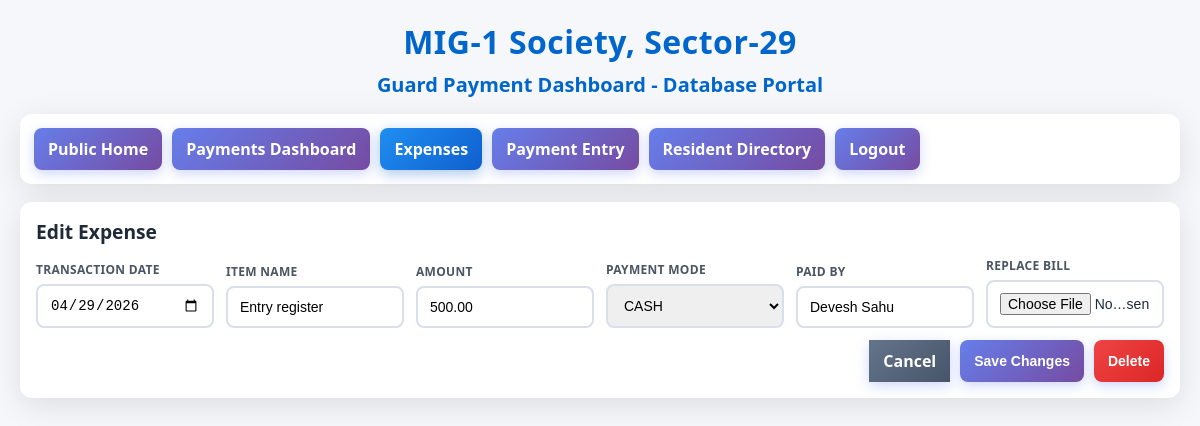
The app's page /expenses/3/edit (signed in) with its own data.
### tables this page shows
CREATE TABLE expenses (
              id INTEGER PRIMARY KEY AUTOINCREMENT,
              transaction_date TEXT NOT NULL,
              item_name TEXT NOT NULL,
              amount REAL NOT NULL,
              payment_mode TEXT,
              paid_by TEXT,
              bill_image_path TEXT,
              created_at TEXT NOT NULL DEFAULT CURRENT_TIMESTAMP,
              updated_at TEXT NOT NULL DEFAULT CURRENT_TIMESTAMP
            , quantity TEXT);

### app.py (the view, shortened to what this page needs)
@app.route("/expenses/<int:expense_id>/edit", methods=["GET", "POST"])
def expenses_edit(expense_id: int):
    auth_redirect = require_login()
    if auth_redirect:
        return auth_redirect
    db = get_db()
    row = db.execute(
        "SELECT id, transaction_date, item_name, amount, payment_mode, paid_by, bill_image_path FROM expenses WHERE id=?",
        (expense_id,),
    ).fetchone()
    if not row:
        flash("Expense record not found.", "error")
        return redirect(url_for("expenses"))
    return render_template(
        "expenses_edit.html",
        active_page="expenses",
        row=row,
        transaction_date_iso=_format_db_date_to_iso(row["transaction_date"]),
    )

### app.py (called while the page is built)
def _connect_db() -> DBConnection:
    if IS_POSTGRES:
        import psycopg
        raw = psycopg.connect(DATABASE_URL)
        return DBConnection(raw, "postgres")
    raw = sqlite3.connect(DB_PATH)
    raw.row_factory = sqlite3.Row
    return DBConnection(raw, "sqlite")

def get_db() -> DBConnection:
    if "db" not in g:
        g.db = _connect_db()
    return g.db

def is_logged_in() -> bool:
    return session.get("is_authenticated") is True

def require_login():
    if not is_logged_in():
        flash("Please login to access this page.", "error")
        return redirect(url_for("login", next=request.path))
    return None

@app.context_processor
def inject_auth_state():
    return {"is_authenticated": is_logged_in()}

@app.after_request
def add_cors_headers(response):
    origin = request.headers.get("Origin", "")
    if origin:
        response.headers["Access-Control-Allow-Origin"] = origin
        response.headers["Vary"] = "Origin"
    else:
        response.headers["Access-Control-Allow-Origin"] = "*"
    response.headers["Access-Control-Allow-Headers"] = "Content-Type, Authorization"
    response.headers["Access-Control-Allow-Methods"] = "GET, POST, PUT, DELETE, OPTIONS"
    return response

@app.before_request
def handle_preflight():
    if request.method == "OPTIONS":
        return ("", 204)
    return None

def _normalize_date_to_iso(date_str: str | None) -> str | None:
    if not date_str:
        return None
    val = date_str.strip()
    if not val:
        return None
    if len(val) == 10 and val[4] == "-" and val[7] == "-":
        return val
    if "/" in val:
        parts = val.split("/")
        if len(parts) == 3:
            mm, dd, yyyy = parts
            try:
                return f"{int(yyyy):04d}-{int(mm):02d}-{int(dd):02d}"
            except Exception:
                return None
    return None

def _format_db_date_to_iso(date_str: str | None) -> str:
    iso = _normalize_date_to_iso(date_str)
    return iso or ""

    def __getitem__(self, key):
        if isinstance(key, int):
            return self._values[key]
        return super().__getitem__(key)

    def fetchone(self):
        return self._rows[0] if self._rows else None

    def _prepare_query(self, query: str):
        if self.backend == "postgres":
            return query.replace("?", "%s")
        return query

    def close(self):
        self._conn.close()

### templates/expenses_edit.html (shortened to what this page needs)
{% extends 'base.html' %}
{% block content %}
<div class="card">
  <h3 class="section-title">Edit Expense</h3>
  <form method="post" enctype="multipart/form-data">
    <div class="form-grid-6">
      <div>
        <label>Transaction Date</label>
        <input type="date" name="transaction_date" value="{{ transaction_date_iso }}" required />
      </div>
      <div>
        <label>Item Name</label>
        <input type="text" name="item_name" value="{{ row.item_name }}" required />
      </div>
      <div>
        <label>Amount</label>
        <input type="number" step="0.01" name="amount" value="{{ '%.2f'|format(row.amount or 0) }}" required />
      </div>
      <div>
        <label>Payment Mode</label>
        <select name="payment_mode">
          <option value="CASH" {% if (row.payment_mode or '')|upper == 'CASH' %}selected{% endif %}>CASH</option>
        </select>
      </div>
      <div>
        <label>Paid By</label>
        <input type="text" name="paid_by" value="{{ row.paid_by or '' }}" />
      </div>
      <div>
        <label>Replace Bill</label>
        <input type="file" name="bill" accept=".png,.jpg,.jpeg,.webp,.gif,.pdf" />
      </div>
    </div>
    <div style="display:flex; justify-content:space-between; margin-top:12px; gap:10px; flex-wrap:wrap;">
      <div style="display:flex; gap:10px;">
        <a href="{{ url_for('expenses') }}" class="btn" style="width:auto; text-decoration:none; padding:10px 14px; background:linear-gradient(135deg,#64748b 0%, #475569 100%);">Cancel</a>
        <button type="submit" style="width:auto; padding:10px 14px;">Save Changes</button>
        <button type="submit" name="action" value="delete" style="width:auto; padding:10px 14px; background:linear-gradient(135deg,#ef4444 0%, #dc2626 100%);" onclick="return confirm('Delete this expense record?');">Delete</button>
      </div>
    </div>
  </form>
</div>
{% endblock %}

### templates/base.html (style rules this page uses)
* { box-sizing: border-box; }
body { font-family: 'Segoe UI', Tahoma, Geneva, Verdana, sans-serif; margin: 0; background: #f5f7fa; color: #1f2937; min-height: 100vh; padding: 20px; }
.card { background: #fff; border-radius: 12px; padding: 16px; box-shadow: 0 8px 30px rgba(0, 0, 0, 0.1); margin-bottom: 16px; }
.form-grid-6 { display: grid; grid-template-columns: repeat(6, minmax(120px, 1fr)); gap: 12px; align-items: end; }
label { display: block; margin-bottom: 6px; font-size: 12px; font-weight: 700; color: #4b5563; letter-spacing: 0.3px; text-transform: uppercase; }
input, select, textarea, button { width: 100%; padding: 11px 12px; border-radius: 8px; font-size: 14px; border: 2px solid #d9deea; outline: none; }
button, .btn { cursor: pointer; border: none; color: #fff; font-weight: 700; background: linear-gradient(135deg, #667eea 0%, #764ba2 100%); box-shadow: 0 4px 12px rgba(102, 126, 234, 0.3); }
.section-title { margin: 0 0 12px; color: #1f2937; font-size: 1.2rem; font-weight: 800; }

### records on screen
expenses: item_name "Entry register", amount "500.00", payment_mode "CASH", paid_by "Devesh Sahu"
